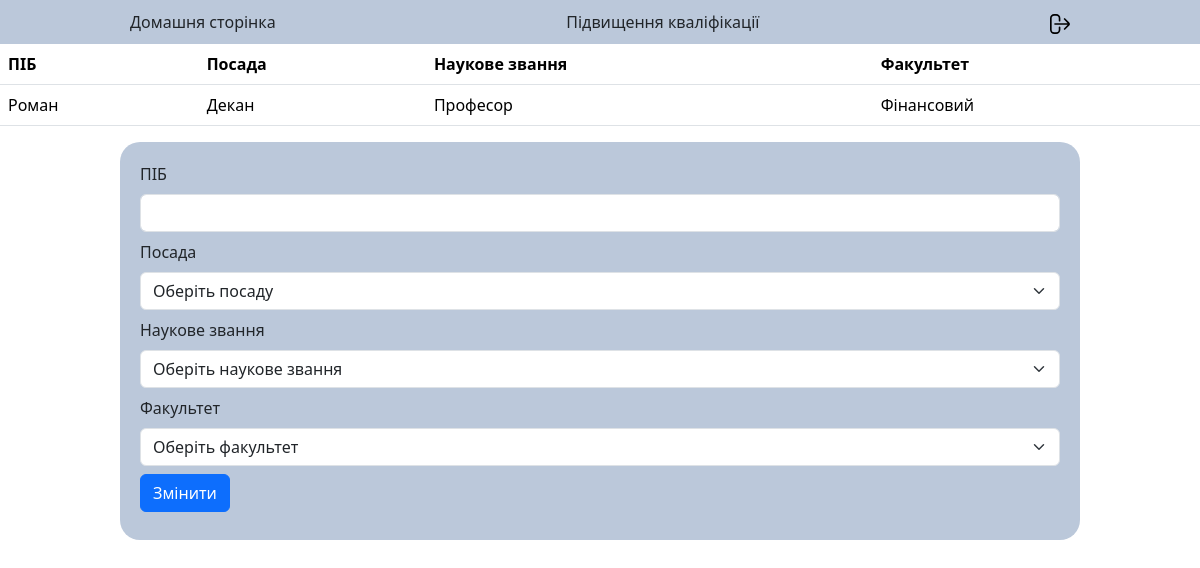
The page /Home_user/Lecture.php (signed in) on the database its author committed.
### tables this page shows
CREATE TABLE `Lecture` (
  `id_lecture` int(11) NOT NULL,
  `full_name` varchar(250) NOT NULL,
  `position` varchar(100) DEFAULT NULL,
  `rank` varchar(150) DEFAULT NULL,
  `password_hash` varchar(300) NOT NULL,
  `department` varchar(300) DEFAULT NULL
);

### Home_user/Lecture.php (the view, shortened to what this page needs)
<!DOCTYPE html>
<html lang="en">
<head>
    <link href="https://cdn.jsdelivr.net/npm/bootstrap@5.3.3/dist/css/bootstrap.min.css"
    rel="stylesheet"
>
    <link rel="stylesheet" href="/styles/style.css">
</head>
<body>
<header class="sticky-top">
  <nav>
    <a class="nav-link active" href="Lecture.php">Домашня сторінка</a>
    <a class="nav-link" href="Certification.php">Підвищення кваліфікації</a>
    <a class="nav-link" href="logout.php"><img width="20px" src="/media/sign-out-alt.svg" alt="logout"></a>
</nav>
  </header>
<table class="table">
  <tr>
    <th>ПІБ</th>
    <th>Посада</th>
    <th>Наукове звання</th>
    <th>Факультет</th>
  </tr>
    <?php
        $pdo = ConnectToDb();
        $stmt = $pdo->prepare("SELECT * FROM Lecture WHERE id_lecture = :id;");
        $stmt->execute([
          'id'=>$_SESSION['id']
        ]);
        $lectures = $stmt->fetchAll(PDO::FETCH_ASSOC);
        foreach($lectures as $key => $lecture){
          echo"<tr>
            <td>{$lecture['full_name']}</td>
            <td>{$lecture['position']}</td>
            <td>{$lecture['rank']} </td>
            <td>{$lecture['department']}</td>
          </tr>
          ";
        }
    ?>
</table>
<div class="container" style="width: 80%;">
<form action="Lecture.php" method="post">
    <div class="mb-2">
    <label for="name" class="form-label">ПІБ</label>
    <input type="text" class="form-control" id="name" name="name">
    </div>
    <div class="mb-2">
    <label for="position" class="form-label">Посада</label>
    <select type="text" class="form-select" id="position" name="position">
      <option value="">Оберіть посаду</option>
    </select>
    </div>
    <div class="mb-2">
    <label for="rank" class="form-label">Наукове звання</label>
    <select type="text" class="form-select" id="rank" name="rank">
      <option value="">Оберіть наукове звання</option>
    </select>
    </div>
    <div class="mb-2">
    <label for="department" class="form-label">Факультет</label>
    <select type="text" class="form-select" id="department" name="department">
      <option value="">Оберіть факультет</option>
    </select>
    </div>
    <div class="buttons my-2">
    <button type="submit" class="btn btn-primary" name="Change">Змінити</button>
    </div>
    </form>
</div>
</body>
</html>

### styles/style.css (style rules this page uses)
.container { width: 50%; margin-top:10px; background:rgb(187, 200, 218); padding: 20px; border-radius: 20px; }
.buttons { display: flex; justify-content: space-between; }
header { position: sticky; width: 100%; background:rgb(187, 200, 218); }
header { display: flex; justify-content: center; }
header nav { display: flex; width: 80%; justify-content: space-between; }
header nav a { margin: 10px; }

### rows shown on the page
lecture: full_name "Роман", position "Декан", rank "Професор", department "Фінансовий"
